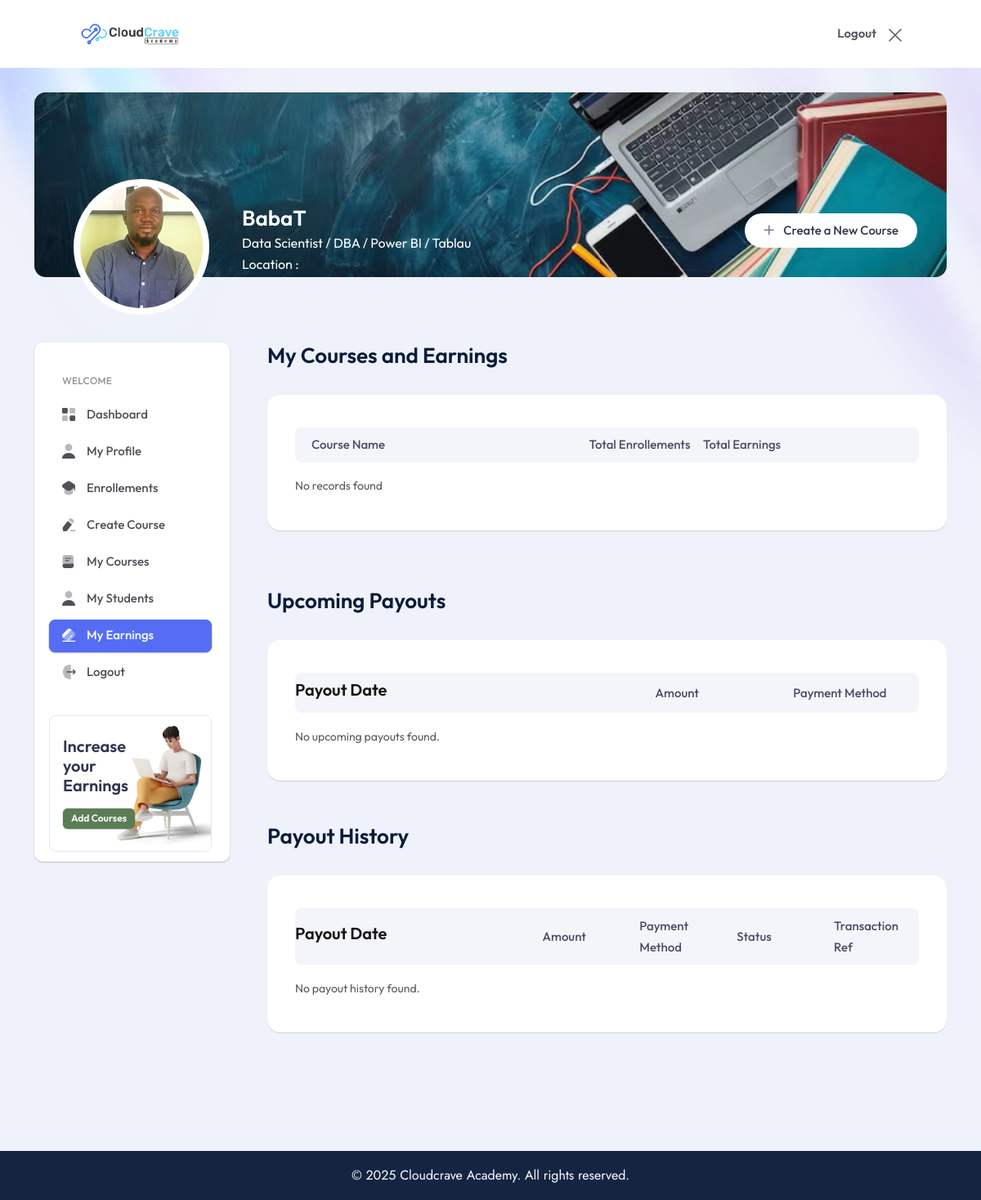
Screenshot of /instructor_earnings.php (signed in) with the database file from the repository.
### tables this page shows
CREATE TABLE `instructors` (
  `instructor_id` int(11) NOT NULL,
  `instructor_name` varchar(255) NOT NULL,
  `bio` text DEFAULT NULL,
  `current_role` varchar(225) DEFAULT NULL,
  `profile_picture` varchar(255) DEFAULT NULL,
  `created_at` timestamp NOT NULL DEFAULT current_timestamp(),
  `gender` varchar(50) DEFAULT NULL,
  `location` varchar(255) DEFAULT NULL,
  `status` enum('pending','approved','rejected') DEFAULT 'pending',
  `email` varchar(255) NOT NULL,
  `password` varchar(255) NOT NULL,
  `phone_number` varchar(20) DEFAULT NULL,
  `bank_account_details` varchar(225) DEFAULT NULL
);

### instructor_earnings.php (the view, shortened to what this page needs)
<!doctype html>
<html class="no-js" lang="zxx">
<head>
   <link rel="stylesheet" href="assets/css/bootstrap.css">
   <link rel="stylesheet" href="assets/css/animate.css">
   <link rel="stylesheet" href="assets/css/swiper-bundle.css">
   <link rel="stylesheet" href="assets/css/slick.css">
   <link rel="stylesheet" href="assets/css/magnific-popup.css">
   <link rel="stylesheet" href="assets/css/flatpickr.min.css">
   <link rel="stylesheet" href="assets/css/font-awesome-pro.css">
   <link rel="stylesheet" href="assets/css/spacing.css">
   <link rel="stylesheet" href="assets/css/main.css">
</head>
   <body>
       <header class="header-area">
         <div class="tp-header-2 tp-header-new-course">
            <div class="container-fluid">
               <div class="row align-items-center">
                  <div class="col-2">
                     <div class="tp-header-2-right d-flex align-items-center">
                        <div class="logo tp-header-logo">
                           <a href="index.html">
                              <img src="assets/img/logo/logo-black.png" alt="logo">
                           </a>
                        </div>
                     </div>
                  </div>
                  <div class="col-10">
                     <div class="tp-header-new-course-right d-flex justify-content-end">
                        <div class="tp-header-new-course-option d-none d-sm-block">
                           <a class="draft" href="logout.php">Logout</a>
                       </div>
                        <span>
                           <a href="logout.php"></a>
                        </span>
                     </div>
                  </div>
               </div>
            </div>
         </div>
      </header>
      <main class="tp-dashboard-body-bg">
   <?php
include_once 'connect.php';
$instructor_id = $_SESSION['instructor_id'];
$query = "SELECT * FROM instructors WHERE instructor_id = $instructor_id";
$result = $conn->query($query);
if ($result && $result->num_rows > 0) {
    $instructor = $result->fetch_assoc();
    $instructor_name = $instructor['instructor_name'];
    $location = $instructor['location'];
    $profile_picture = $instructor['profile_picture'];
    $role = $instructor['current_role'];
} else {
    $instructor_name = "Unknown Instructor";
    $location = "Not Assigned";
    $profile_picture = "default.jpg";
}
?>
         <section class="tp-dashboard-banner-wrap">
            <div class="tp-dashboard-banner-shape"><img src="assets/img/dashboard/bg/dashboard-bg-shape-1.jpg" alt=""></div>
            <div class="container">
               <div class="row">
                  <div class="col-lg-12">
                     <div class="tp-dashboard-banner-bg mt-30" data-background="assets/img/dashboard/bg/dashboard-bg-1.jpg">
                        <div class="tp-instructor-wrap d-flex justify-content-between">
                           <div class="tp-instructor-info d-flex">
                              <div class="tp-instructor-avatar">
                                 <img src="assets/uploads/instructors/<?php echo $profile_picture; ?>" alt=""  class="circular-image" width=120>
                              </div>
                              <div class="tp-instructor-content">
                                 <h4 class="tp-instructor-title"><?php echo $instructor_name; ?>  </h4>
                                 <div class="tp-instructor-rate  d-flex align-items-center">
                                    <span> <?php echo htmlspecialchars($role); ?> </span>
                                 </div>
                                 <div class="tp-instructor-rate  d-flex align-items-center">
                                    <span>Location : <?php echo htmlspecialchars($location); ?>  </span>
                                 </div>
                              </div>
                           </div>
                           <div class="tp-instructor-course-btn">
                              <a class="tp-btn-add-course" href="create_course.php"><i class="fa-regular fa-plus"></i> Create a New Course</a>
                           </div>
                        </div>
                     </div>
                  </div>
               </div>
            </div>
         </section>
         <section class="tpd-main pb-75">
            <div class="container">
               <div class="row">
                  <div class="col-lg-3">
                     <?php
         require_once 'instructor_menu.php';
                          ?>
                  </div>
                  <div class="col-lg-9">
                     <div class="tpd-content-layout">
                     <?php
                        require_once'earnings.php';
                        ?>
                  </div>
               </div>
            </div>
         </section>
      </main>
       <footer>
        <div class="tp-footer-bottom tpd-dashboard-footer-bottom">
           <div class="container">
              <div class="row">
                 <div class="col-lg-12">
                    <div class="tp-footer-copyright text-center">
                       <span>© <?php echo date("Y"); ?> <a href="#">Cloudcrave Academy</a>. All rights reserved.</span>
                    </div>
                 </div>
              </div>
           </div>
        </div>
     </footer>
   </body>
</html>

### assets/css/spacing.css (style rules this page uses)
.mt-30 { margin-top:30px }
.pb-75 { padding-bottom:75px }

### rows the page displays
instructors: profile_picture (picture), instructor_name "BabaT", current_role "Data Scientist / DBA / Power BI / Tablau"
